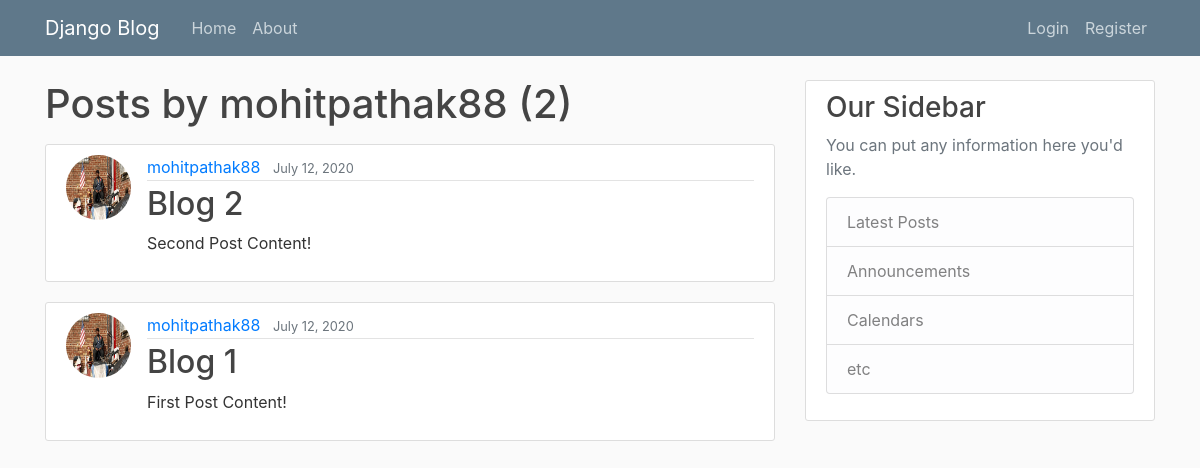
Before: /user/mohitpathak88 with the older database file.
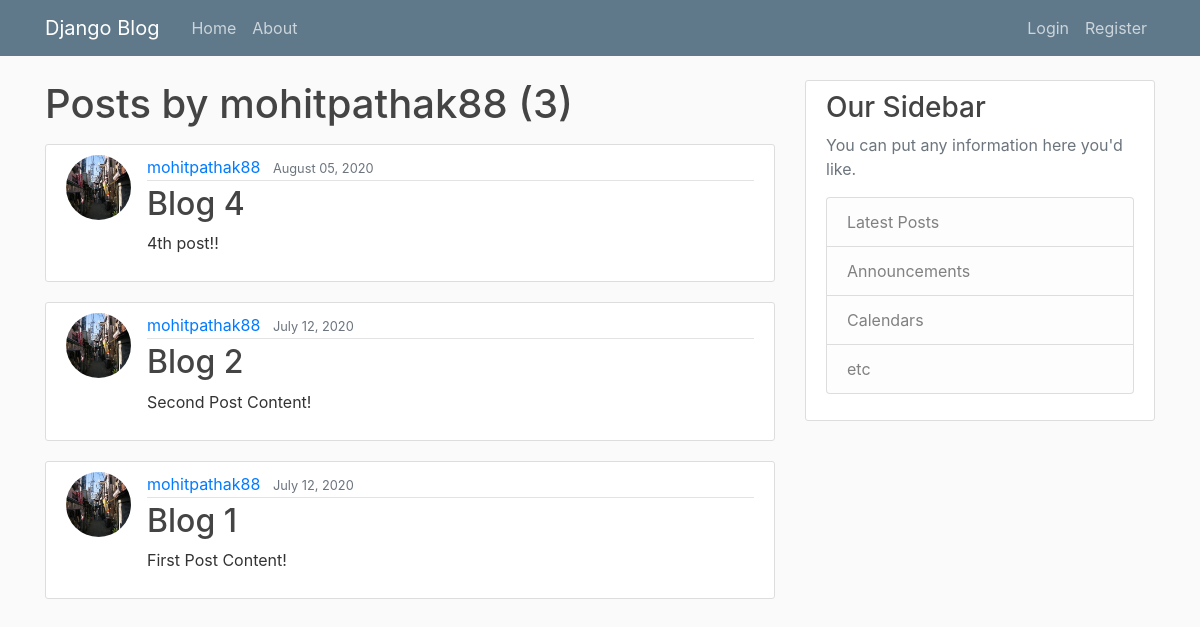
After: the same page with the newer database file.
### myblog/models.py (models this page shows, shortened)
class Post(models.Model):
    title = models.CharField(max_length=100)
    content = models.TextField()
    date_posted = models.DateTimeField(default=timezone.now)
    author = models.ForeignKey(User, on_delete=models.CASCADE)

### users/models.py (models this page shows, shortened)
class Profile(models.Model):
    user = models.OneToOneField(User, on_delete=models.CASCADE)
    image = models.ImageField(default='default.jpg', upload_to='profile_pics')

### myblog/views.py (the view)
# urls.py: path('user/<str:username>', UserPostListView.as_view(), name='user-posts'),
class UserPostListView(ListView):
    model = Post                                                #template - user_posts.html
    template_name = 'myblog/user_posts.html'
    context_object_name = 'posts'
    paginate_by = 5
    def get_queryset(self):                     # to filter all the posts
        user = get_object_or_404(User, username=self.kwargs.get('username'))        #it will get the username through URL in 'user' variable... If the user exist it will display data otherwise would give a 404 error
        return Post.objects.filter(author=user).order_by('-date_posted')            # it will return the posts only with author = user that we got

### myblog/templates/myblog/user_posts.html (shortened to what this page needs)
{% extends "myblog/base.html" %}
{% block content %}
    <h1 class="mb-3"> Posts by {{ view.kwargs.username}} ({{ page_obj.paginator.count }})</h1>
    {% for post in posts %}
        <article class="media content-section">
            <img class="rounded-circle article-img"  src="{{ post.author.profile.image.url }}"  width="70" height="70">
            <div class="media-body">
            <div class="article-metadata">
                <a class="mr-2" href="{% url 'user-posts' post.author.username %}">{{ post.author }}</a>
                <small class="text-muted">{{ post.date_posted|date:"F d, Y" }}</small>
            </div>
            <h2><a class="article-title" href="{% url 'post-detail' post.id %}">{{ post.title }}</a></h2>
            <p class="article-content">{{ post.content }}</p>
            </div>
        </article>
    {% endfor %}
{% endblock content %}

Changed rows visible on the page:
added Post: author.profile.image (picture), author "mohitpathak88", date_posted "August 05, 2020", title "Blog 4", content "4th post!!"
changed through a linked row, Post "Blog 2": author.profile.image: a different picture
changed through a linked row, Post "Blog 1": author.profile.image: a different picture
Other visible differences:
{{ page_obj.paginator.count }}: "2" → "3"
